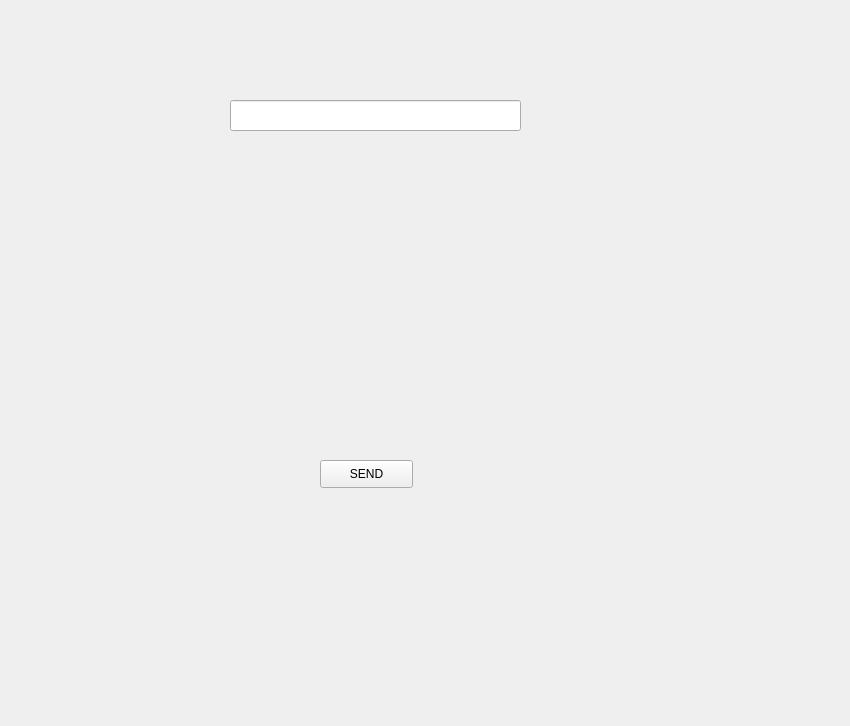
<?xml version="1.0" encoding="UTF-8"?>
<ui version="4.0">
 <class>TANGENTAClass</class>
 <widget class="QWidget" name="TANGENTAClass">
  <property name="geometry">
   <rect>
    <x>0</x>
    <y>0</y>
    <width>850</width>
    <height>726</height>
   </rect>
  </property>
  <property name="windowTitle">
   <string>TANGENTAClass</string>
  </property>
  <widget class="QLabel" name="receive_mess">
   <property name="geometry">
    <rect>
     <x>220</x>
     <y>190</y>
     <width>311</width>
     <height>191</height>
    </rect>
   </property>
   <property name="text">
    <string/>
   </property>
  </widget>
  <widget class="QPushButton" name="button">
   <property name="geometry">
    <rect>
     <x>320</x>
     <y>460</y>
     <width>93</width>
     <height>28</height>
    </rect>
   </property>
   <property name="text">
    <string>SEND</string>
   </property>
  </widget>
  <widget class="QLineEdit" name="send_mess">
   <property name="geometry">
    <rect>
     <x>230</x>
     <y>100</y>
     <width>291</width>
     <height>31</height>
    </rect>
   </property>
  </widget>
 </widget>
 <layoutdefault spacing="6" margin="11"/>
 <resources/>
 <connections/>
</ui>
